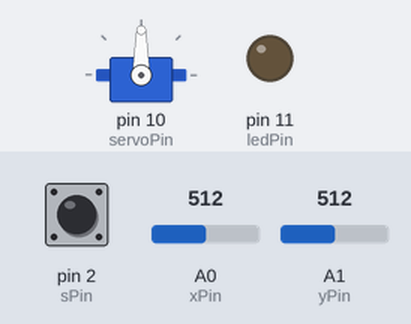
The sketch below on a simulated Arduino Uno, built with avr-gcc and run on an emulated ATmega328P. Parts: servo, output pins drawn as LEDs (lit = HIGH). Inputs (shaded band) come from the test bench; at power-on: A0 (xPin) = 512, pin 2 (sPin) HIGH, A1 (yPin) = 512.

Above: at 1.2 s.
1.3 s: A0 (xPin) set to 716
At 2.5 s:
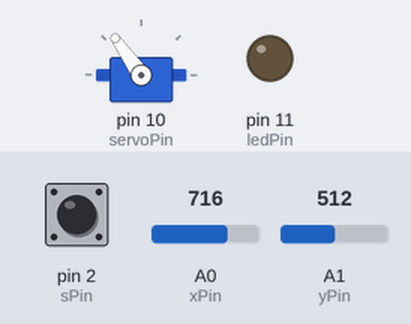
2.8 s: pin 2 (sPin) pulled LOW for 0.15 s
At 2.87 s:
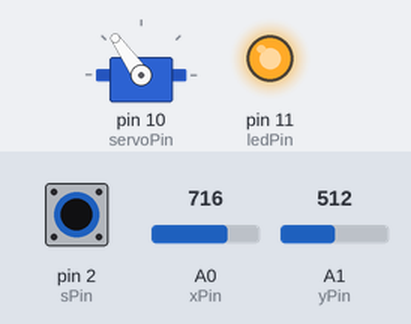
4.4 s: A0 (xPin) set to 900
At 4.8 s:
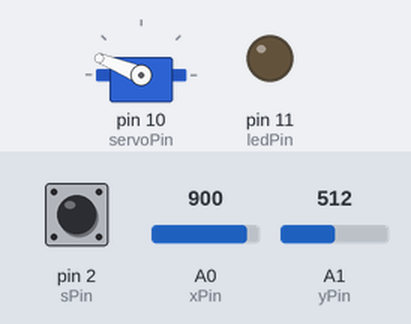
5.9 s: pin 2 (sPin) pulled LOW for 1 s
At 6.7 s:
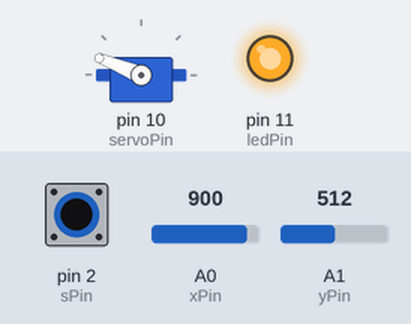
8.4 s: A0 (xPin) set to 1023
At 9.1 s:
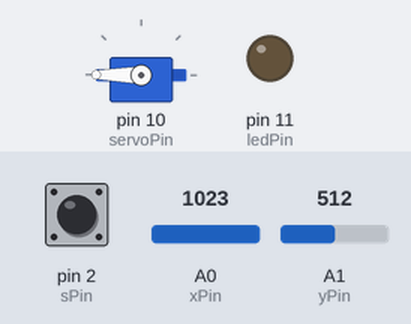
9.9 s: pin 2 (sPin) pulled LOW for 0.15 s
At 9.97 s:
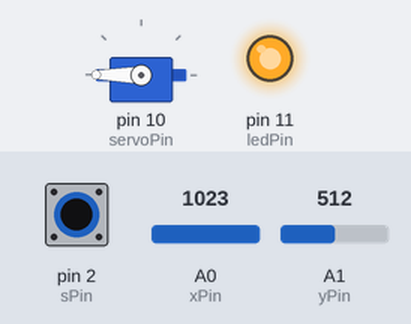
Timing chart, 0 to 12.5 s (numbered marks = the images above; inputs shaded):
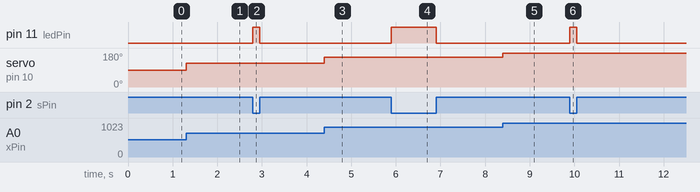

Measured:
- after the input at 1.3 s, servo on pin 10 (servoPin): 90° → 125° at once
- after the input at 2.8 s, pin 11 (ledPin): LOW → HIGH at once, → LOW 0.15 s later
- after the input at 4.4 s, servo on pin 10 (servoPin): 125° → 158° at once
- after the input at 5.9 s, pin 11 (ledPin): LOW → HIGH at once, → LOW 1.0 s later
- after the input at 8.4 s, servo on pin 10 (servoPin): 158° → 180° at once
- after the input at 9.9 s, pin 11 (ledPin): LOW → HIGH at once, → LOW 0.15 s later

The sketch:

arduino_tutorial_33_how_to_control_servos_with_a_joystick.ino
```cpp
#include <Servo.h>
int xPin = A0;
int yPin = A1;
int sPin = 2;
int servoPin = 10;
int ledPin = 11;
int xVal;
int yVal;
int sVal;
int xAngle;
int yAngle;
Servo xServo;

void setup() {
  // put your setup code here, to run once:
  Serial.begin(9600);
  pinMode(xPin, INPUT);
  pinMode(yPin, INPUT);
  pinMode(sPin, INPUT);
  digitalWrite(sPin, HIGH);
  pinMode(servoPin, OUTPUT);
  xServo.attach(servoPin);
  pinMode(ledPin, OUTPUT);
}

void loop() {
  // put your main code here, to run repeatedly:
  xVal = analogRead(xPin);
  xAngle = (180./1023.) * xVal;
  yVal = analogRead(yPin);
  yAngle = (180./1023.) * yVal;
  sVal = digitalRead(sPin);
  xServo.write(xAngle);
    if(sVal == 0){
    digitalWrite(ledPin, HIGH);
  }
  else{
    digitalWrite(ledPin, LOW);
  }
}
```
